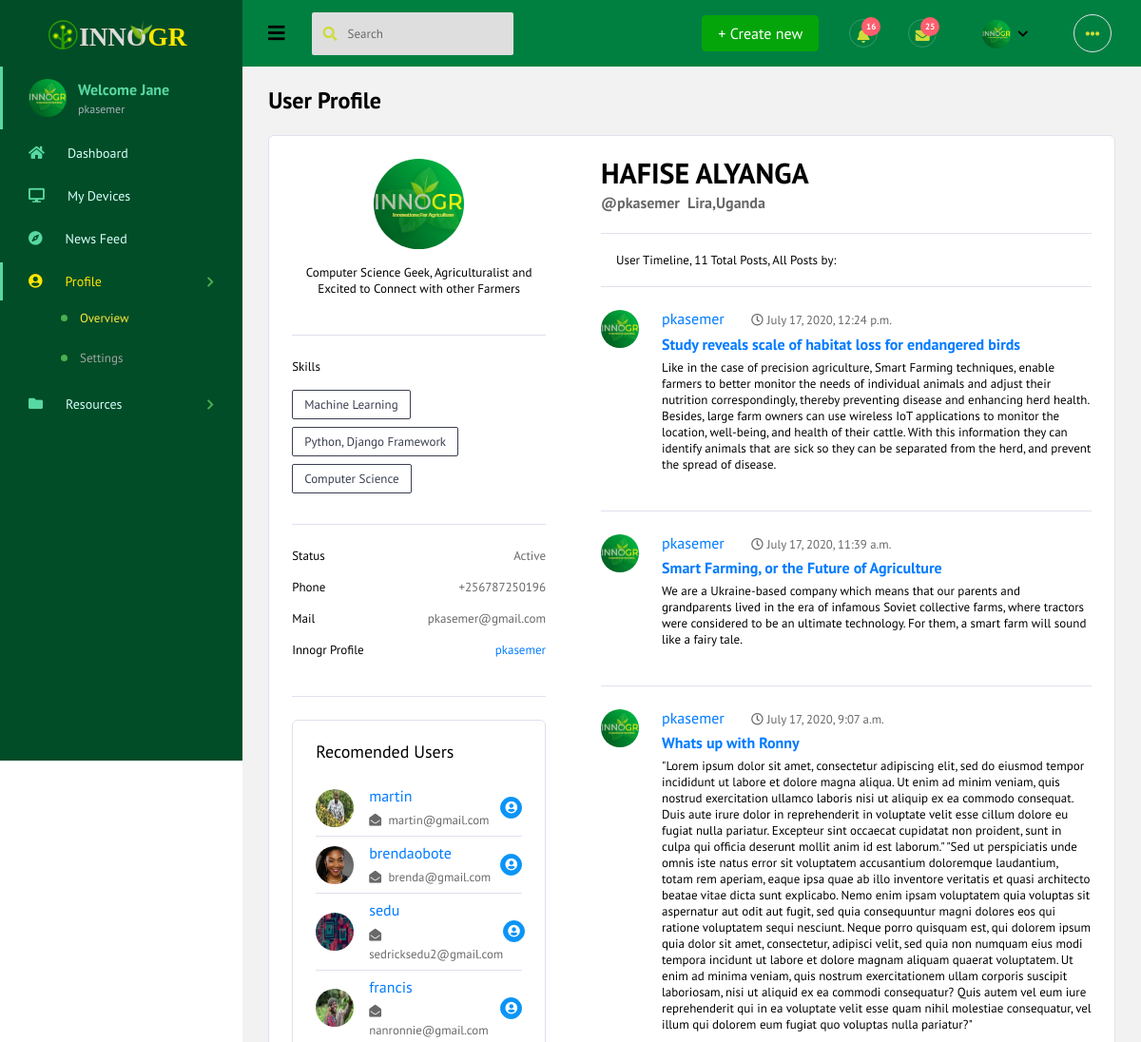
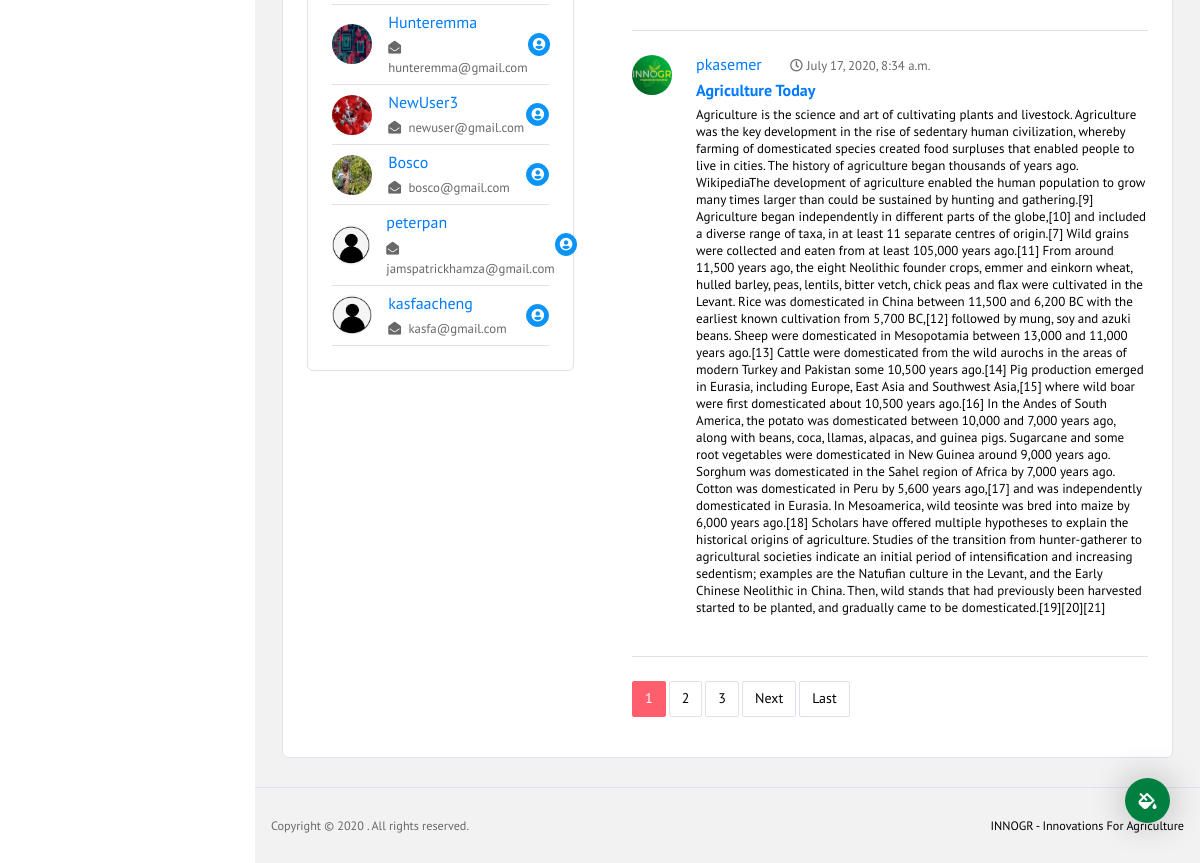
The page /profile/pkasemer (signed in) on the database its author committed (2 pictures, top to bottom).
### users/models.py (models this page shows, shortened)
class Profile(models.Model):
    user = models.OneToOneField(User, on_delete=models.CASCADE)
    image = models.ImageField(default='default.jpg', upload_to='profile_pics')
    description = models.CharField(max_length=200, default='Add Profile Description')
    phone = models.CharField(max_length=20, default='Add Phone Number')
    firstSkill = models.CharField(max_length=200, default='Add First Skill')
    secondSkill = models.CharField(max_length=200, default='Add Second Skill')
    thirdSkill = models.CharField(max_length=200, default='Add Third Skill')

### innogrApp/models.py (models this page shows, shortened)
class Post(models.Model):
    title = models.CharField(max_length=100)
    summary = models.TextField(default = "Add Post Summary")
    content = RichTextField(blank=True, null=True)
    date_posted = models.DateTimeField(default=timezone.now)
    last_edited= models.DateTimeField(auto_now= True)
    author = models.ForeignKey(User, on_delete=models.CASCADE)
    likes= models.IntegerField(default=0)
    dislikes= models.IntegerField(default=0)

### innogrApp/views.py (the view)
# urls.py: path('profile/<str:user>', UserProfileListView.as_view(), name='profile-posts'),
class UserProfileListView(LoginRequiredMixin, ListView):
    model = Post
    template_name = 'innogrApp/profile_posts.html' #<app>/<model>_<viewtype>.html
    context_object_name = 'posts'
    paginate_by = 4
    def get_context_data(self, **kwargs):
        data = super().get_context_data(**kwargs)
        all_users = []
        data_counter = Post.objects.exclude(author=self.request.user).values('author')\
            .annotate(author_count=Count('author'))\
            .order_by('-author_count')
        for aux in data_counter:
            all_users.append(User.objects.filter(pk=aux['author']).first())
        data['preference'] = Preference.objects.all()
        data['all_users'] = all_users
        print(all_users, file=sys.stderr)
        return data
    def get_queryset(self):
        user = get_object_or_404(User,username=self.kwargs.get('user'))
        return Post.objects.filter(author=user).order_by('-date_posted')

### innogrApp/templates/innogrApp/profile_posts.html (shortened to what this page needs)
{% extends 'innogrApp/base.html' %}
{% load static %}
{% block pagebody %}
<div class="page-header">
    <h3 class="page-title">
      User Profile
    </h3>
  </div>
<div class="row">
    <div class="col-12">
        <div class="card">
            <div class="card-body">
                <div class="row">
                    <div class="col-lg-4">
                        <div class="border-bottom text-center pb-4">
                            <img src="{{ user.profile.image.url }}" alt="profile" class="img-lg rounded-circle mb-3" />
                            <p>{{ user.profile.description }}</p>
                        </div>
                        <div class="border-bottom py-4">
                            <p>Skills</p>
                            <div>
                                <label class="badge badge-outline-dark">{{ user.profile.firstSkill }}</label>
                                <label class="badge badge-outline-dark">{{ user.profile.secondSkill }}</label>
                                <label class="badge badge-outline-dark">{{ user.profile.thirdSkill }}</label>
                            </div>
                        </div>
                        <div class="py-4 border-bottom">
                            <p class="clearfix">
                                <span class="float-left">
                                    Status
                                </span>
                                <span class="float-right text-muted">
                                    Active
                                </span>
                            </p>
                            <p class="clearfix">
                                <span class="float-left">
                                    Phone
                                </span>
                                <span class="float-right text-muted">
                                    {{ user.profile.phone }}
                                </span>
                            </p>
                            <p class="clearfix">
                                <span class="float-left">
                                    Mail
                                </span>
                                <span class="float-right text-muted">
                                    {{user.email}}
                                </span>
                            </p>
                            <p class="clearfix">
                                <span class="float-left">
                                    Innogr Profile
                                </span>
                                <span class="float-right text-muted">
                                    <a href="#">{{user.username}}</a>
                                </span>
                            </p>
                        </div>
                        <div class="py-4">
                            <div class="card">
                                <div class="card-body">
                                    <h4 class="card-title">Recomended Users</h4>
                                    {% for user in all_users %}
                                    <div class="wrapper d-flex align-items-center py-2 border-bottom">
                                        <img class="img-sm rounded-circle"
                                            src="{{ user.profile.image.url }}" alt="profile">
                                        <div class="wrapper ml-3">
                                            <h6 class="mb-1"><a href="{% url 'user-posts' user.username %}">{{user.username}}</a></h6>
                                            <small class="text-muted mb-0"><i class="fas far fa-envelope-open mr-1"></i>
                                                {{user.email}}</small>
                                        </div>
                                        <div class="badge badge-pill badge-info ml-auto px-1 py-1"><i
                                                class="fas far fa-user-circle font-weight-bold"></i></div>
                                    </div>
                                    {% endfor %}
                                </div>
                            </div>
                        </div>
                    </div>
                    <div class="col-lg-8 pl-lg-5">
                        <div class="d-flex justify-content-between">
                            <div>
                                <h3>{{user.first_name}} {{user.last_name}}</h3>
                                <div class="d-flex align-items-center">
                                    <h5 class="mb-0 mr-2 text-muted">@{{user.username}}</h5>
                                    <h5 class="mb-0 mr-2 text-muted">Lira,Uganda</h5>
                                </div>
                            </div>
                        </div>
                        <div class="mt-4 py-2 border-top border-bottom">
                            <ul class="nav profile-navbar">
                                <li class="nav-item">
                                    <a class="nav-link" href="#">
                                        User Timeline, {{ page_obj.paginator.count }} Total Posts,  All Posts by:{{view.kwargs.username}}
                                    </a>
                                </li>
                            </ul>
                        </div>
                        <div class="profile-feed">
                            {% for post in posts %}
                            <div class="d-flex align-items-start profile-feed-item">
                                <img src="{{ post.author.profile.image.url }}" alt="profile"
                                    class="img-sm rounded-circle" />
                                <div class="ml-4">
                                    <h6><a href="{% url 'user-posts' post.author.username %}">
                                            {{post.author}}</a>
                                        <small class="ml-4 text-muted"><i
                                                class="far fa-clock mr-1"></i>{{post.date_posted}}</small>
                                    </h6>
                                    <h5 class="mb-2"><a href="{% url 'post-detail' post.id %}">{{post.title}}</a></h5>
                                    <p>
                                        {{post.summary}}
                                    </p>
                                </div>
                            </div>
                            {% endfor %}
                        </div>
                        <div class="mt-4">
                            {% if is_paginated %}
                            <nav>
                              <ul class="pagination separated pagination-danger">
                              {% for num in page_obj.paginator.page_range %}
                                {% if page_obj.number == num %}
                                <li class="page-item active"><a class="page-link" href="?page={{ num }}">{{ num }}</a></li>
                                {% elif num > page_obj.number|add:'-3' and num < page_obj.number|add:'3' %}
                                <li class="page-item"><a class="page-link" href="?page={{ num }}">{{ num }}</a></li>
                                {% endif %}
                              {% endfor %}
                              {% if page_obj.has_next %}
                              <li class="page-item"><a class="page-link" href="?page={{ page_obj.next_page_number }}">Next</a></li>
                              <li class="page-item"><a class="page-link" href="?page={{ page_obj.paginator.num_pages }}">Last</a></li>
                            {% endif %}
                              </ul>
                            </nav>
                            {% endif %}
                        </div>
                    </div>
                </div>
            </div>
        </div>
    </div>
</div>
{% endblock pagebody %}

### innogrApp/templates/innogrApp/base.html (shortened to what this page needs)
<!DOCTYPE html>
<html lang="en">
{% load static %}
<head>
  <link rel="stylesheet" href="{% static 'innogrApp/vendors/iconfonts/font-awesome/css/all.min.css' %}">
  <link rel="stylesheet" href="{% static 'innogrApp/vendors/css/vendor.bundle.base.css' %}">
  <link rel="stylesheet" href="{% static 'innogrApp/vendors/css/vendor.bundle.addons.css' %}">
  <link rel="stylesheet" href="{% static 'innogrApp/css/style.css' %}">
</head>
<body class="sidebar-fixed">
  <div class="container-scroller">
    <nav class="navbar col-lg-12 col-12 p-0 fixed-top d-flex flex-row default-layout-navbar">
      <div class="text-center navbar-brand-wrapper d-flex align-items-center justify-content-center">
        <a class="navbar-brand brand-logo" href="/"><img src="{% static 'innogrApp/images/logo.svg' %}"
            alt="logo" /></a>
      </div>
      <div class="navbar-menu-wrapper d-flex align-items-stretch">
        <button class="navbar-toggler navbar-toggler align-self-center" type="button" data-toggle="minimize">
          <span class="fas fa-bars"></span>
        </button>
        <ul class="navbar-nav">
          <form action="{% url 'search' %}" method="post">{% csrf_token %}
            <li class="nav-item nav-search d-none d-md-flex">
              <div class="nav-link">
                <div class="input-group">
                  <div class="input-group-prepend">
                    <button type="submit" class="input-group-text">
                      <i class="fas fa-search"></i>
                    </button>
                  </div>
                  <input type="text" class="form-control" placeholder="Search" name="search" aria-label="Search">
                </div>
              </div>
            </li>
          </form>
        </ul>
        <ul class="navbar-nav navbar-nav-right">
          <li class="nav-item d-none d-lg-flex">
            <a class="nav-link" href="{% url 'post-create' %}">
              <span class="btn btn-primary">+ Create new</span>
            </a>
          </li>
          <li class="nav-item dropdown">
            <a class="nav-link count-indicator dropdown-toggle" id="notificationDropdown" href="#"
              data-toggle="dropdown">
              <i class="fas fa-bell mx-0"></i>
              <span class="count">16</span>
            </a>
          </li>
          <li class="nav-item dropdown">
            <a class="nav-link count-indicator dropdown-toggle" id="messageDropdown" href="#" data-toggle="dropdown"
              aria-expanded="false">
              <i class="fas fa-envelope mx-0"></i>
              <span class="count">25</span>
            </a>
          </li>
          <li class="nav-item nav-profile dropdown">
            <a class="nav-link dropdown-toggle" href="#" data-toggle="dropdown"
              id="profileDropdown">
              <img src="{{ user.profile.image.url }}" alt="profile" />
            </a>
          </li>
          <li class="nav-item nav-settings d-none d-lg-block">
            <a class="nav-link" href="#">
              <i class="fas fa-ellipsis-h"></i>
            </a>
          </li>
        </ul>
      </div>
    </nav>
    <div class="container-fluid page-body-wrapper">
      <div class="theme-setting-wrapper">
        <div id="settings-trigger"><i class="fas fa-fill-drip"></i></div>
      </div>
      <nav class="sidebar sidebar-offcanvas" id="sidebar">
        <ul class="nav">
          {% block activelink %}
          <li class="nav-item nav-profile">
            {% endblock activelink %}
            <div class="nav-link">
              <div class="profile-image">
                <a href="{% url  'profile-posts' user.username  %}">
                  <img src="{{ user.profile.image.url }}" alt="image" />
                </a>
              </div>
              <div class="profile-name">
                <p class="name">
                  Welcome Jane
                </p>
                <p class="designation">
                  {{user.username}}
                </p>
              </div>
            </div>
          </li>
          <li class="nav-item">
            <a class="nav-link" href="{% url 'home'%}">
              <i class="fa fa-home menu-icon"></i>
              <span class="menu-title">Dashboard</span>
            </a>
          </li>
          <li class="nav-item">
            <a class="nav-link" href="{% url 'MyDevices' %}">
              <i class="fa fa-desktop menu-icon"></i>
              <span class="menu-title">My Devices</span>
            </a>
          </li>
          <li class="nav-item">
            <a class="nav-link" href="{% url 'MynewsFeed' %}">
              <i class="fas fa-compass menu-icon"></i>
              <span class="menu-title">News Feed</span>
            </a>
          </li>
          <li class="nav-item">
            <a class="nav-link" data-toggle="collapse" href="#profile" aria-expanded="false" aria-controls="profile">
              <i class="fas fa fa-user-circle menu-icon"></i>
              <span class="menu-title">Profile</span>
              <i class="menu-arrow"></i>
            </a>
            <div class="collapse" id="profile">
              <ul class="nav flex-column sub-menu">
                <li class="nav-item"> <a class="nav-link" href="{% url 'profile-posts' user.username %}">Overview</a>
                </li>
                <li class="nav-item"> <a class="nav-link" href="{% url 'Accountsettings' %}">Settings</a></li>
              </ul>
            </div>
          </li>
          <li class="nav-item">
            <a class="nav-link" data-toggle="collapse" href="#govenment" aria-expanded="false"
              aria-controls="govenment">
              <i class="fas fa-folder menu-icon"></i>
              <span class="menu-title">Resources</span>
              <i class="menu-arrow"></i>
            </a>
          </li>
        </ul>
      </nav>
      <div class="main-panel">
        <div class="content-wrapper">
          {% block pagebody %}
          {% endblock pagebody %}
        </div>
        <footer class="footer">
          <div class="d-sm-flex justify-content-center justify-content-sm-between">
            <span class="text-muted text-center text-sm-left d-block d-sm-inline-block">Copyright © 2020 . All rights
              reserved.</span>
            <span class="float-none float-sm-right d-block mt-1 mt-sm-0 text-center">INNOGR - Innovations For
              Agriculture</span>
          </div>
        </footer>
      </div>
    </div>
  </div>
</body>
</html>

### rows shown on the page
Post: author.profile.image (picture), author "pkasemer", date_posted "July 17, 2020, 12:24 p.m.", title "Study reveals scale of habitat loss for endangered birds", summary "Like in the case of precision agriculture, Smart Farming techniques, enable farmers to better monitor the needs of individual animals and adjust their nutrition correspondingly, thereby preventing disease and enhancing herd health. Besides, large farm owners can use wireless IoT applications to monitor the location, well-being, and health of their cattle. With this information they can identify animals that are sick so they can be separated from the herd, and prevent the spread of disease."
Post: author.profile.image (picture), author "pkasemer", date_posted "July 17, 2020, 11:39 a.m.", title "Smart Farming, or the Future of Agriculture", summary "We are a Ukraine-based company which means that our parents and grandparents lived in the era of infamous Soviet collective farms, where tractors were considered to be an ultimate technology. For them, a smart farm will sound like a fairy tale."
Post: author.profile.image (picture), author "pkasemer", date_posted "July 17, 2020, 9:07 a.m.", title "Whats up with Ronny", summary "\"Lorem ipsum dolor sit amet, consectetur adipiscing elit, sed do eiusmod tempor incididunt ut labore et dolore magna aliqua. Ut enim ad minim veniam, quis nostrud exercitation ullamco laboris nisi ut aliquip ex ea commodo consequat. Duis aute irure dolor in reprehenderit in voluptate velit esse cillum dolore eu fugiat nulla pariatur. Excepteur sint occaecat cupidatat non proident, sunt in culpa qui officia deserunt mollit anim id est laborum.\" \"Sed ut perspiciatis unde omnis iste natus error sit voluptatem accusantium doloremque laudantium, totam rem aperiam, eaque ipsa quae ab illo inventore veritatis et quasi architecto beatae vitae dicta sunt explicabo. Nemo enim ipsam voluptatem quia…"
Post: author.profile.image (picture), author "pkasemer", date_posted "July 17, 2020, 8:34 a.m.", title "Agriculture Today", summary "Agriculture is the science and art of cultivating plants and livestock. Agriculture was the key development in the rise of sedentary human civilization, whereby farming of domesticated species created food surpluses that enabled people to live in cities. The history of agriculture began thousands of years ago. WikipediaThe development of agriculture enabled the human population to grow many times larger than could be sustained by hunting and gathering.[9] Agriculture began independently in different parts of the globe,[10] and included a diverse range of taxa, in at least 11 separate centres of origin.[7] Wild grains were collected and eaten from at least 105,000 years ago.[11] From around…"

### other values the page prints
{{ user.username }} "pkasemer"
{{ user.profile.description }} "Computer Science Geek, Agriculturalist and Excited to Connect with other Farmers"
{{ user.profile.firstSkill }} "Machine Learning"
{{ user.profile.secondSkill }} "Python, Django Framework"
{{ user.profile.thirdSkill }} "Computer Science"
{{ user.profile.phone }} "+256787250196"
{{ user.email }} "pkasemer@gmail.com"
{{ user.username }} "martin"
{{ user.email }} "martin@gmail.com"
{{ user.username }} "brendaobote"
{{ user.email }} "brenda@gmail.com"
{{ user.username }} "sedu"
{{ user.email }} "sedricksedu2@gmail.com"
{{ user.username }} "francis"
{{ user.email }} "nanronnie@gmail.com"
